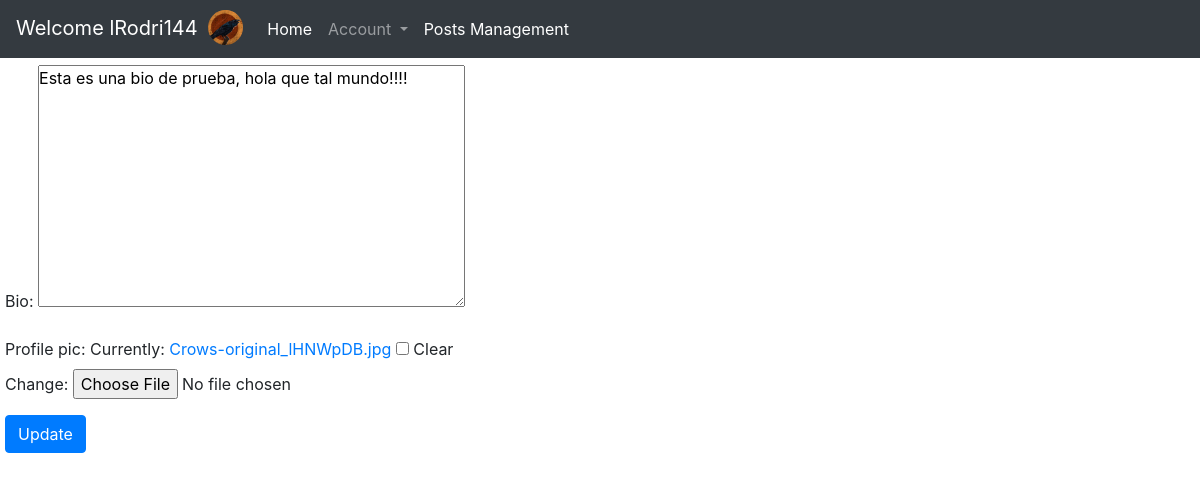
Page /home/extra_edit/ (signed in) on the earlier database version.
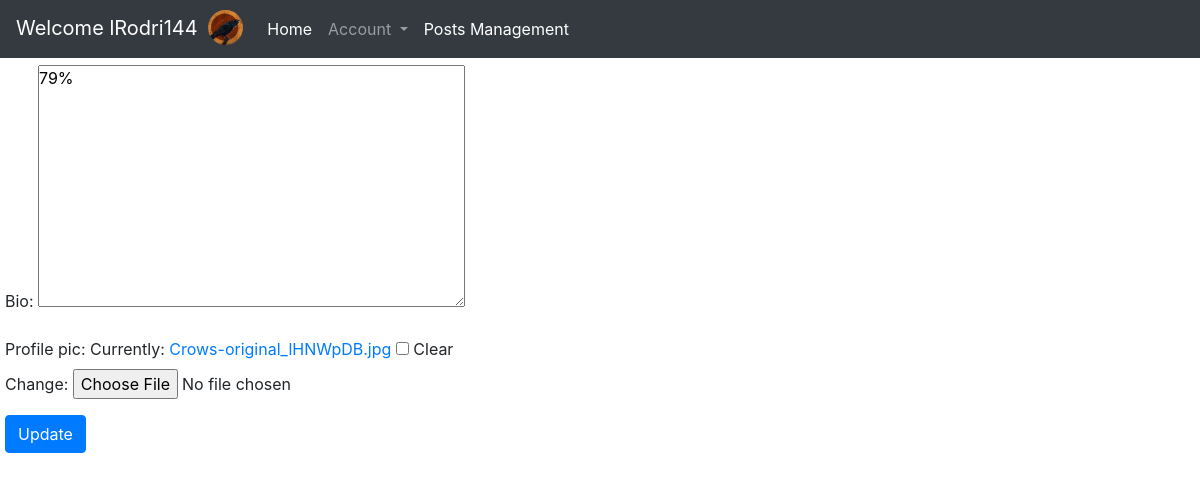
Same page on the later database version.
### main_app/models.py (models this page shows)
class user_object(models.Model):
    user = models.OneToOneField(User, null=True ,on_delete=models.CASCADE)
    bio = models.TextField(null=True, blank=True)
    profile_pic = models.ImageField(default='x152415000kjd52054vdgvd5dscg5026215.png', null=True, blank=True)

### main_app/views.py (the view)
# urls.py: path('extra_edit/', views.extra_update_profile, name='extra-update-profile'),
@login_required
def extra_update_profile(request):
    extra_user_inst = request.user.user_object
    extra_edit_form = UserObjectForm(request.POST or None, instance=extra_user_inst)
    if request.method == 'POST':
        extra_edit_form = UserObjectForm(request.POST, request.FILES,instance=extra_user_inst)
        if extra_edit_form.is_valid():
            extra_edit_form.save()
            messages.info(request, 'Profile updated')
            return redirect('/home/profile/')
    context = {
        'extra_edit_form':extra_edit_form
    }
    return render(request, 'main_app/extra_edit_data.html', context)

### users/forms.py
class UserObjectForm(forms.ModelForm):
    class Meta:
        model = user_object
        fields = '__all__'
        exclude = ['user',]

### main_app/templates/main_app/extra_edit_data.html (shortened to what this page needs)
{% extends 'main_app/base.html' %}
{% load static %}
{% block content %}
        <form id="left" method="POST" enctype="multipart/form-data">
            {{extra_edit_form.as_p}}
            <button type="submit" class="btn btn-primary">Update</button>
        </form>
{% endblock content %}

Differences in the rows shown:
changed user_object: bio "Esta es una bio de prueba, hola que tal mundo!!!!" → "79%"
